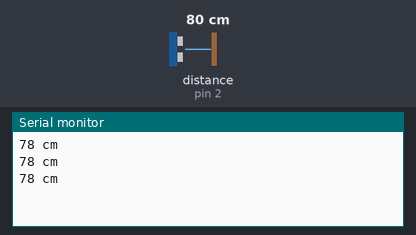
Recording of a sketch running on a simulated Arduino Uno, built with avr-gcc and run on an emulated ATmega328P. Shown: the last lines printed to the serial monitor. Wiring (inferred from the names in the program): ultrasonic range finder: trigger pin 3; echo pin 2. The test bench sets the inputs (shaded band); at power-on: distance to the obstacle (sensor on pin 2) 80 cm. The echo pulse lasts 58.3 µs per cm.

Above: at 1.3 s.
1.4 s: distance to the obstacle (sensor on pin 2) set to 250 cm
At 2.0 s:
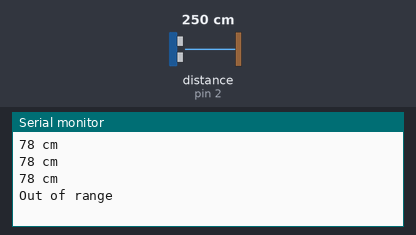
3.5 s: distance to the obstacle (sensor on pin 2) set to 9 cm
At 4.0 s:
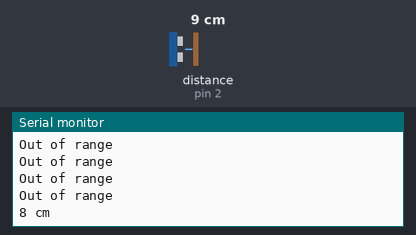

The sketch:

sketch_apr25b.ino
```cpp
int trigPin = 3;
int echoPin = 2;
void setup() {
  pinMode(trigPin, OUTPUT);
  pinMode(echoPin, INPUT);
  Serial.begin(9600);
}
void loop() {
  long duration, distance;
  digitalWrite(trigPin, LOW);
  delayMicroseconds(2);
  digitalWrite(trigPin, HIGH);
  delayMicroseconds(10);
  digitalWrite(trigPin, LOW);
  duration = pulseIn(echoPin, HIGH);
  distance = (duration/2)*0.034;
  if(distance >= 200 || distance < 0)
  {
    Serial.println("Out of range");
  }
  else
  {
    Serial.print(distance);
    Serial.println(" cm");
  }
  delay(500);
}
```

Measured:
- after the input at 1.4 s, the serial monitor: prints a new line after 0.13 s (image 1)
- after the input at 3.5 s, the serial monitor: prints a new line after 0.08 s (image 2)
